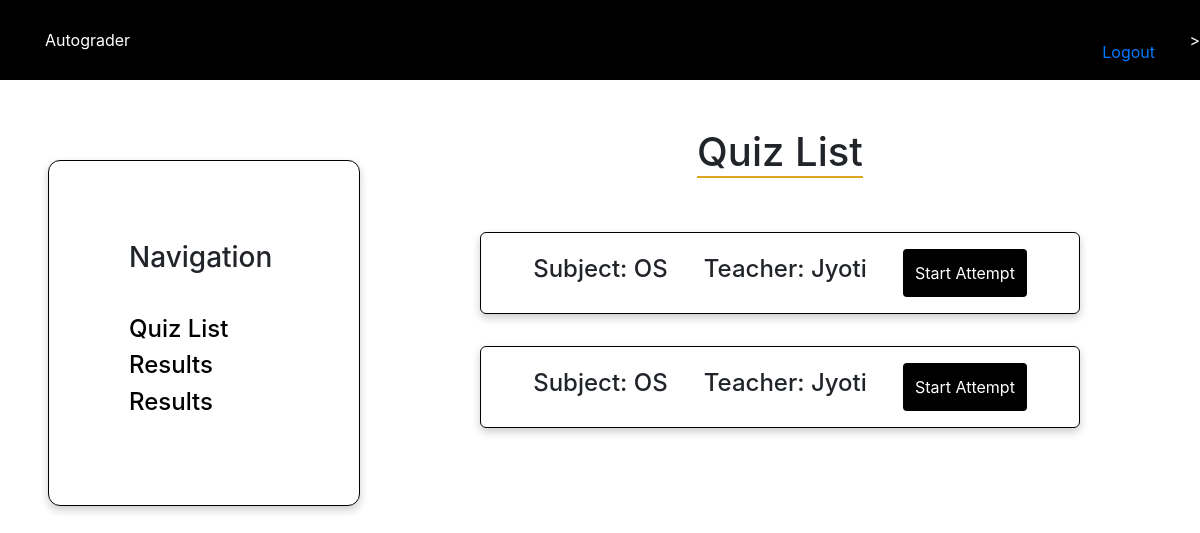
/dashboard_student/2/, run on an earlier commit of the app's database.
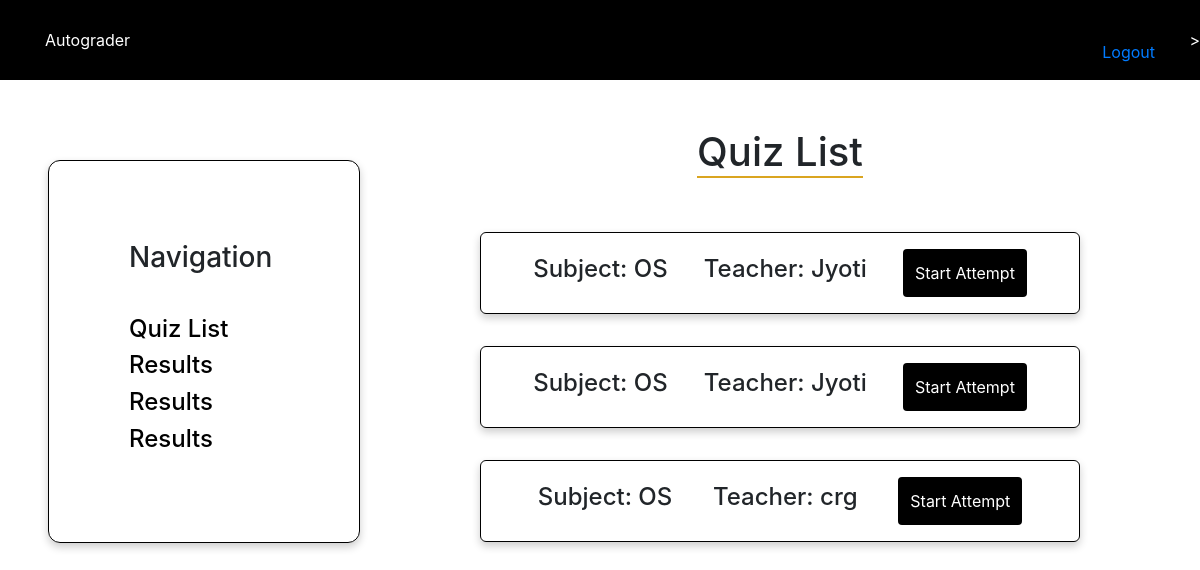
And on a later commit of the database.
### myapp/models.py (models this page shows, shortened)
class Quiz(models.Model):
    quiz_name = models.CharField(primary_key = True, max_length=100)
    teacher = models.ForeignKey(Teacher, on_delete = models.CASCADE)

class Teacher(models.Model):
    username = models.CharField(unique=True, max_length = 30)
    password = models.CharField(max_length = 30)
    email = models.CharField(max_length = 30)
    subject = models.CharField(max_length = 30)
    name = models.CharField(max_length = 30)

### myapp/views.py (the view)
# urls.py: path('dashboard_student/<str:pk>/',views.dashboard_student,name="dashboard_student"),
def dashboard_student(request,pk):
    q1 = Quiz.objects.all()
    context = {'q1':q1, "pk":pk}
    return render(request, 'dashboard.html',context)

### myapp/templates/dashboard.html (shortened to what this page needs)
<!DOCTYPE html>
<html>
  <head>
    <link
      rel="stylesheet"
      href="https://stackpath.bootstrapcdn.com/bootstrap/4.4.1/css/bootstrap.min.css"
    />
  </head>
  <body>
    <div class="nav">
      <div style="position: fixed; left: 45px">Autograder</div>
      <a href="{% url 'logout' %}"><div style="position: fixed; right: 45px">Logout</div></a>>
    </div>
    <div class="box">
      <div class="left-box">
        <div
          class="cover"
          style="box-shadow: 0 4px 8px 0 rgba(0, 0, 0, 0.2); transition: 0.3s"
        >
          <h3 style="padding-bottom: 2rem">Navigation</h3>
          <a href="" style="color: black"><h4>Quiz List</h4></a>
          {% for i in q1 %}
          <a href="{% url 'result' pk1=pk pk2=i.quiz_name %}" style="color: black"><h4>Results</h4></a>
          {% endfor %}
        </div>
      </div>
      <div class="right-box">
        <div class="quiz-list">
          <h1
            style="padding-top: 3rem; text-align: center; padding-bottom: 3rem"
          >
            <span style="border-bottom: 2px solid goldenrod">Quiz List</span>
          </h1>
          {% for i in q1 %}
          <div
            class="eachquiz"
            style="
              border: 1.5px solid black;
              width: 50vw;
              display: flex;
              flex-direction: row;
              justify-content: space-evenly;
              align-items: center;
              padding: 1rem;
              border-radius: 6px;
              margin-bottom: 2rem;
              box-shadow: 0 4px 8px 0 rgba(0, 0, 0, 0.2);
              transition: 0.3s;
            "
          >
            <h4>Subject: {{i.teacher.subject}}</h4>
            <h4>Teacher: {{i.teacher.name}}</h4>
            <a href="{% url 'quiz_start' pk1=pk pk2=i.quiz_name %}"><button>Start Attempt</button></a>
          </div>
          {% endfor %}
        </div>
      </div>
    </div>
  </body>
</html>

What changed in the data, as far as the page shows it:
added Quiz: teacher.subject "OS", teacher.name "crg"
